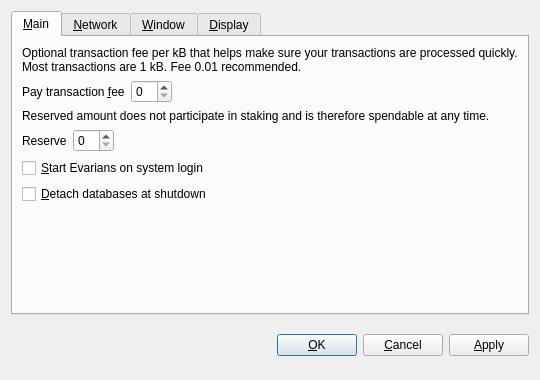
<?xml version="1.0" encoding="UTF-8"?>
<ui version="4.0">
 <class>OptionsDialog</class>
 <widget class="QDialog" name="OptionsDialog">
  <property name="geometry">
   <rect>
    <x>0</x>
    <y>0</y>
    <width>540</width>
    <height>380</height>
   </rect>
  </property>
  <property name="windowTitle">
   <string>Options</string>
  </property>
  <property name="modal">
   <bool>true</bool>
  </property>
  <layout class="QVBoxLayout" name="verticalLayout">
   <item>
    <widget class="QTabWidget" name="tabWidget">
     <property name="tabPosition">
      <enum>QTabWidget::North</enum>
     </property>
     <property name="currentIndex">
      <number>0</number>
     </property>
     <widget class="QWidget" name="tabMain">
      <attribute name="title">
       <string>&amp;Main</string>
      </attribute>
      <layout class="QVBoxLayout" name="verticalLayout_Main">
       <item>
        <widget class="QLabel" name="transactionFeeInfoLabel">
         <property name="text">
          <string>Optional transaction fee per kB that helps make sure your transactions are processed quickly. Most transactions are 1 kB. Fee 0.01 recommended.</string>
         </property>
         <property name="textFormat">
          <enum>Qt::PlainText</enum>
         </property>
         <property name="wordWrap">
          <bool>true</bool>
         </property>
        </widget>
       </item>
       <item>
        <layout class="QHBoxLayout" name="horizontalLayoutFee">
         <item>
          <widget class="QLabel" name="transactionFeeLabel">
           <property name="text">
            <string>Pay transaction &amp;fee</string>
           </property>
           <property name="textFormat">
            <enum>Qt::PlainText</enum>
           </property>
           <property name="buddy">
            <cstring>transactionFee</cstring>
           </property>
          </widget>
         </item>
         <item>
          <widget class="BitcoinAmountField" name="transactionFee"/>
         </item>
         <item>
          <spacer name="horizontalSpacerFee">
           <property name="orientation">
            <enum>Qt::Horizontal</enum>
           </property>
           <property name="sizeHint" stdset="0">
            <size>
             <width>40</width>
             <height>20</height>
            </size>
           </property>
          </spacer>
         </item>
        </layout>
       </item>
       <item>
        <widget class="QLabel" name="reserveBalanceInfoLabel">
         <property name="text">
          <string>Reserved amount does not participate in staking and is therefore spendable at any time.</string>
         </property>
         <property name="textFormat">
          <enum>Qt::PlainText</enum>
         </property>
         <property name="wordWrap">
          <bool>true</bool>
         </property>
        </widget>
       </item>
       <item>
        <layout class="QHBoxLayout" name="horizontalLayoutReserveBalance">
         <item>
          <widget class="QLabel" name="reserveBalanceLabel">
           <property name="text">
            <string>Reserve</string>
           </property>
           <property name="textFormat">
            <enum>Qt::PlainText</enum>
           </property>
           <property name="buddy">
            <cstring>reserveBalance</cstring>
           </property>
          </widget>
         </item>
         <item>
          <widget class="BitcoinAmountField" name="reserveBalance"/>
         </item>
         <item>
          <spacer name="horizontalSpacerReserveBalance">
           <property name="orientation">
            <enum>Qt::Horizontal</enum>
           </property>
           <property name="sizeHint" stdset="0">
            <size>
             <width>40</width>
             <height>20</height>
            </size>
           </property>
          </spacer>
         </item>
        </layout>
       </item>
       <item>
        <widget class="QCheckBox" name="bitcoinAtStartup">
         <property name="toolTip">
          <string>Automatically start Evarians after logging in to the system.</string>
         </property>
         <property name="text">
          <string>&amp;Start Evarians on system login</string>
         </property>
        </widget>
       </item>
       <item>
        <widget class="QCheckBox" name="detachDatabases">
         <property name="toolTip">
          <string>Detach block and address databases at shutdown. This means they can be moved to another data directory, but it slows down shutdown. The wallet is always detached.</string>
         </property>
         <property name="text">
          <string>&amp;Detach databases at shutdown</string>
         </property>
        </widget>
       </item>
       <item>
        <spacer name="verticalSpacer_Main">
         <property name="orientation">
          <enum>Qt::Vertical</enum>
         </property>
         <property name="sizeHint" stdset="0">
          <size>
           <width>20</width>
           <height>40</height>
          </size>
         </property>
        </spacer>
       </item>
      </layout>
     </widget>
     <widget class="QWidget" name="tabNetwork">
      <attribute name="title">
       <string>&amp;Network</string>
      </attribute>
      <layout class="QVBoxLayout" name="verticalLayout_Network">
       <item>
        <widget class="QCheckBox" name="mapPortUpnp">
         <property name="toolTip">
          <string>Automatically open the Evarians client port on the router. This only works when your router supports UPnP and it is enabled.</string>
         </property>
         <property name="text">
          <string>Map port using &amp;UPnP</string>
         </property>
        </widget>
       </item>
       <item>
        <widget class="QCheckBox" name="connectSocks">
         <property name="toolTip">
          <string>Connect to the Evarians network through a SOCKS proxy (e.g. when connecting through Tor).</string>
         </property>
         <property name="text">
          <string>&amp;Connect through SOCKS proxy:</string>
         </property>
        </widget>
       </item>
       <item>
        <layout class="QHBoxLayout" name="horizontalLayout_Network">
         <item>
          <widget class="QLabel" name="proxyIpLabel">
           <property name="text">
            <string>Proxy &amp;IP:</string>
           </property>
           <property name="textFormat">
            <enum>Qt::PlainText</enum>
           </property>
           <property name="buddy">
            <cstring>proxyIp</cstring>
           </property>
          </widget>
         </item>
         <item>
          <widget class="QValidatedLineEdit" name="proxyIp">
           <property name="maximumSize">
            <size>
             <width>140</width>
             <height>16777215</height>
            </size>
           </property>
           <property name="toolTip">
            <string>IP address of the proxy (e.g. 127.0.0.1)</string>
           </property>
          </widget>
         </item>
         <item>
          <widget class="QLabel" name="proxyPortLabel">
           <property name="text">
            <string>&amp;Port:</string>
           </property>
           <property name="textFormat">
            <enum>Qt::PlainText</enum>
           </property>
           <property name="buddy">
            <cstring>proxyPort</cstring>
           </property>
          </widget>
         </item>
         <item>
          <widget class="QLineEdit" name="proxyPort">
           <property name="maximumSize">
            <size>
             <width>55</width>
             <height>16777215</height>
            </size>
           </property>
           <property name="toolTip">
            <string>Port of the proxy (e.g. 9050)</string>
           </property>
          </widget>
         </item>
         <item>
          <widget class="QLabel" name="socksVersionLabel">
           <property name="text">
            <string>SOCKS &amp;Version:</string>
           </property>
           <property name="textFormat">
            <enum>Qt::PlainText</enum>
           </property>
           <property name="buddy">
            <cstring>socksVersion</cstring>
           </property>
          </widget>
         </item>
         <item>
          <widget class="QValueComboBox" name="socksVersion">
           <property name="toolTip">
            <string>SOCKS version of the proxy (e.g. 5)</string>
           </property>
          </widget>
         </item>
         <item>
          <spacer name="horizontalSpacer_Network">
           <property name="orientation">
            <enum>Qt::Horizontal</enum>
           </property>
           <property name="sizeHint" stdset="0">
            <size>
             <width>40</width>
             <height>20</height>
            </size>
           </property>
          </spacer>
         </item>
        </layout>
       </item>
       <item>
        <spacer name="verticalSpacer_Network">
         <property name="orientation">
          <enum>Qt::Vertical</enum>
         </property>
         <property name="sizeHint" stdset="0">
          <size>
           <width>20</width>
           <height>40</height>
          </size>
         </property>
        </spacer>
       </item>
      </layout>
     </widget>
     <widget class="QWidget" name="tabWindow">
      <attribute name="title">
       <string>&amp;Window</string>
      </attribute>
      <layout class="QVBoxLayout" name="verticalLayout_Window">
       <item>
        <widget class="QCheckBox" name="minimizeToTray">
         <property name="toolTip">
          <string>Show only a tray icon after minimizing the window.</string>
         </property>
         <property name="text">
          <string>&amp;Minimize to the tray instead of the taskbar</string>
         </property>
        </widget>
       </item>
       <item>
        <widget class="QCheckBox" name="minimizeOnClose">
         <property name="toolTip">
          <string>Minimize instead of exit the application when the window is closed. When this option is enabled, the application will be closed only after selecting Quit in the menu.</string>
         </property>
         <property name="text">
          <string>M&amp;inimize on close</string>
         </property>
        </widget>
       </item>
       <item>
        <spacer name="verticalSpacer_Window">
         <property name="orientation">
          <enum>Qt::Vertical</enum>
         </property>
         <property name="sizeHint" stdset="0">
          <size>
           <width>20</width>
           <height>40</height>
          </size>
         </property>
        </spacer>
       </item>
      </layout>
     </widget>
     <widget class="QWidget" name="tabDisplay">
      <attribute name="title">
       <string>&amp;Display</string>
      </attribute>
      <layout class="QVBoxLayout" name="verticalLayout_Display">
       <item>
        <layout class="QHBoxLayout" name="horizontalLayout_1_Display">
         <item>
          <widget class="QLabel" name="langLabel">
           <property name="text">
            <string>User Interface &amp;language:</string>
           </property>
           <property name="textFormat">
            <enum>Qt::PlainText</enum>
           </property>
           <property name="buddy">
            <cstring>lang</cstring>
           </property>
          </widget>
         </item>
         <item>
          <widget class="QValueComboBox" name="lang">
           <property name="toolTip">
            <string>The user interface language can be set here. This setting will take effect after restarting Evarians.</string>
           </property>
          </widget>
         </item>
        </layout>
       </item>
       <item>
        <layout class="QHBoxLayout" name="horizontalLayout_2_Display">
         <item>
          <widget class="QLabel" name="unitLabel">
           <property name="text">
            <string>&amp;Unit to show amounts in:</string>
           </property>
           <property name="textFormat">
            <enum>Qt::PlainText</enum>
           </property>
           <property name="buddy">
            <cstring>unit</cstring>
           </property>
          </widget>
         </item>
         <item>
          <widget class="QValueComboBox" name="unit">
           <property name="toolTip">
            <string>Choose the default subdivision unit to show in the interface and when sending coins.</string>
           </property>
          </widget>
         </item>
        </layout>
       </item>
       <item>
        <widget class="QCheckBox" name="displayAddresses">
         <property name="toolTip">
          <string>Whether to show Evarians addresses in the transaction list or not.</string>
         </property>
         <property name="text">
          <string>&amp;Display addresses in transaction list</string>
         </property>
        </widget>
       </item>
       <item>
        <widget class="QCheckBox" name="coinControlFeatures">
         <property name="toolTip">
          <string>Whether to show coin control features or not.</string>
         </property>
         <property name="text">
          <string>Display coin &amp;control features (experts only!)</string>
         </property>
        </widget>
       </item>
       <item>
        <spacer name="verticalSpacer_Display">
         <property name="orientation">
          <enum>Qt::Vertical</enum>
         </property>
         <property name="sizeHint" stdset="0">
          <size>
           <width>20</width>
           <height>40</height>
          </size>
         </property>
        </spacer>
       </item>
      </layout>
     </widget>
    </widget>
   </item>
   <item>
    <layout class="QHBoxLayout" name="horizontalLayout_Buttons">
     <item>
      <spacer name="horizontalSpacer_1">
       <property name="orientation">
        <enum>Qt::Horizontal</enum>
       </property>
       <property name="sizeHint" stdset="0">
        <size>
         <width>40</width>
         <height>48</height>
        </size>
       </property>
      </spacer>
     </item>
     <item>
      <widget class="QLabel" name="statusLabel">
       <property name="font">
        <font>
         <weight>75</weight>
         <bold>true</bold>
        </font>
       </property>
       <property name="text">
        <string/>
       </property>
       <property name="textFormat">
        <enum>Qt::PlainText</enum>
       </property>
       <property name="wordWrap">
        <bool>true</bool>
       </property>
      </widget>
     </item>
     <item>
      <spacer name="horizontalSpacer_2">
       <property name="orientation">
        <enum>Qt::Horizontal</enum>
       </property>
       <property name="sizeHint" stdset="0">
        <size>
         <width>40</width>
         <height>48</height>
        </size>
       </property>
      </spacer>
     </item>
     <item>
      <widget class="QPushButton" name="okButton">
       <property name="text">
        <string>&amp;OK</string>
       </property>
      </widget>
     </item>
     <item>
      <widget class="QPushButton" name="cancelButton">
       <property name="text">
        <string>&amp;Cancel</string>
       </property>
       <property name="autoDefault">
        <bool>false</bool>
       </property>
      </widget>
     </item>
     <item>
      <widget class="QPushButton" name="applyButton">
       <property name="text">
        <string>&amp;Apply</string>
       </property>
       <property name="autoDefault">
        <bool>false</bool>
       </property>
      </widget>
     </item>
    </layout>
   </item>
  </layout>
 </widget>
 <customwidgets>
  <customwidget>
   <class>BitcoinAmountField</class>
   <extends>QSpinBox</extends>
   <header>bitcoinamountfield.h</header>
  </customwidget>
  <customwidget>
   <class>QValueComboBox</class>
   <extends>QComboBox</extends>
   <header>qvaluecombobox.h</header>
  </customwidget>
  <customwidget>
   <class>QValidatedLineEdit</class>
   <extends>QLineEdit</extends>
   <header>qvalidatedlineedit.h</header>
  </customwidget>
 </customwidgets>
 <resources/>
 <connections/>
</ui>
